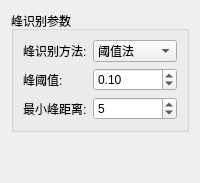
            <widget class="QWidget" name="chromatographyPeakDetectionPage">
             <layout class="QVBoxLayout" name="chromatographyPeakDetectionLayout">
              <item>
               <widget class="QGroupBox" name="chromatographyPeakDetectionParamsGroup">
                <property name="title">
                 <string>峰识别参数</string>
                </property>
                <layout class="QFormLayout" name="chromatographyPeakDetectionParamsLayout">
                 <item row="0" column="0">
                  <widget class="QLabel" name="chromatographyPeakDetectionMethodLabel">
                   <property name="text">
                    <string>峰识别方法:</string>
                   </property>
                  </widget>
                 </item>
                 <item row="0" column="1">
                  <widget class="QComboBox" name="chromatographyPeakDetectionMethodComboBox">
                   <item>
                    <property name="text">
                     <string>阈值法</string>
                    </property>
                   </item>
                   <item>
                    <property name="text">
                     <string>导数法</string>
                    </property>
                   </item>
                   <item>
                    <property name="text">
                     <string>小波变换</string>
                    </property>
                   </item>
                  </widget>
                 </item>
                 <item row="1" column="0">
                  <widget class="QLabel" name="chromatographyPeakThresholdLabel">
                   <property name="text">
                    <string>峰阈值:</string>
                   </property>
                  </widget>
                 </item>
                 <item row="1" column="1">
                  <widget class="QDoubleSpinBox" name="chromatographyPeakThresholdSpinBox">
                   <property name="minimum">
                    <double>0.010000000000000</double>
                   </property>
                   <property name="maximum">
                    <double>1.000000000000000</double>
                   </property>
                   <property name="singleStep">
                    <double>0.010000000000000</double>
                   </property>
                   <property name="value">
                    <double>0.100000000000000</double>
                   </property>
                  </widget>
                 </item>
                 <item row="2" column="0">
                  <widget class="QLabel" name="chromatographyMinPeakDistanceLabel">
                   <property name="text">
                    <string>最小峰距离:</string>
                   </property>
                  </widget>
                 </item>
                 <item row="2" column="1">
                  <widget class="QSpinBox" name="chromatographyMinPeakDistanceSpinBox">
                   <property name="minimum">
                    <number>1</number>
                   </property>
                   <property name="maximum">
                    <number>100</number>
                   </property>
                   <property name="value">
                    <number>5</number>
                   </property>
                  </widget>
                 </item>
                </layout>
               </widget>
              </item>
              <item>
               <spacer name="chromatographyPeakDetectionSpacer">
                <property name="orientation">
                 <enum>Qt::Vertical</enum>
                </property>
                <property name="sizeHint" stdset="0">
                 <size>
                  <width>20</width>
                  <height>40</height>
                 </size>
                </property>
               </spacer>
              </item>
             </layout>
            </widget>
